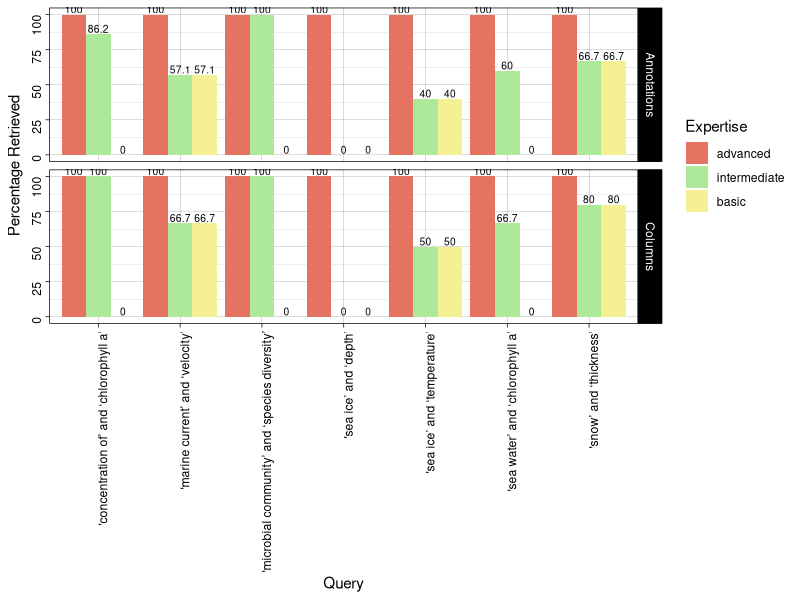
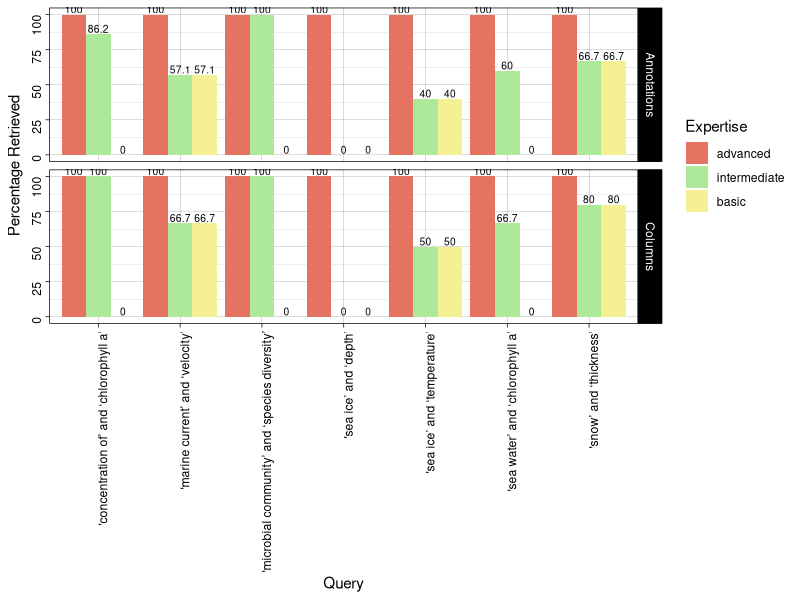

The R script that drew these images, in order:
library(ggplot2)
library(dplyr)

#from https://stackoverflow.com/questions/12018499/how-to-put-labels-over-geom-bar-for-each-bar-in-r-with-ggplot2

setwd("/home/kai/Desktop/grad_school/marmic/master_thesis/kblumberg_masters_thesis/datastore/competency_questions/querying_exclusive_AND_annotations/analysis/facet_wrap")

# plot annotations chart
annotation_number_data <- read.csv(file = "query_and_column_and_annotation_number.csv",header = TRUE)

annotation_number_data <- mutate(annotation_number_data, Expertise = factor(Expertise, levels = c('advanced', 'intermediate', 'basic')))

annotation_number <- ggplot(annotation_number_data, aes(Query, Percent, fill = Expertise)) + 
              geom_bar(stat="identity", position = "dodge") + 
              theme_linedraw() +
              labs(colour ="Expertise") + scale_fill_manual(values = c("#E47461", "#AEE99A", "#F4F093")) +
              ylab(expression(paste("Percentage Retrieved" ))) +
              geom_text(aes(label = Percent),
              position = position_dodge(width = 0.9), vjust=-0.15, size =2.6) 

annotation_number <- annotation_number + theme(axis.text = element_text(angle = 90, hjust = 1))

annotation_number <- annotation_number + facet_grid(Sample ~ ., scales="free", space="free")

annotation_number

ggsave(filename = "/home/kai/Desktop/grad_school/marmic/master_thesis/kblumberg_masters_thesis/datastore/competency_questions/querying_exclusive_AND_annotations/analysis/facet_wrap/query_and_annotation_columns_number.jpeg", 
       plot =  annotation_number, width = 8, height = 5.33)



